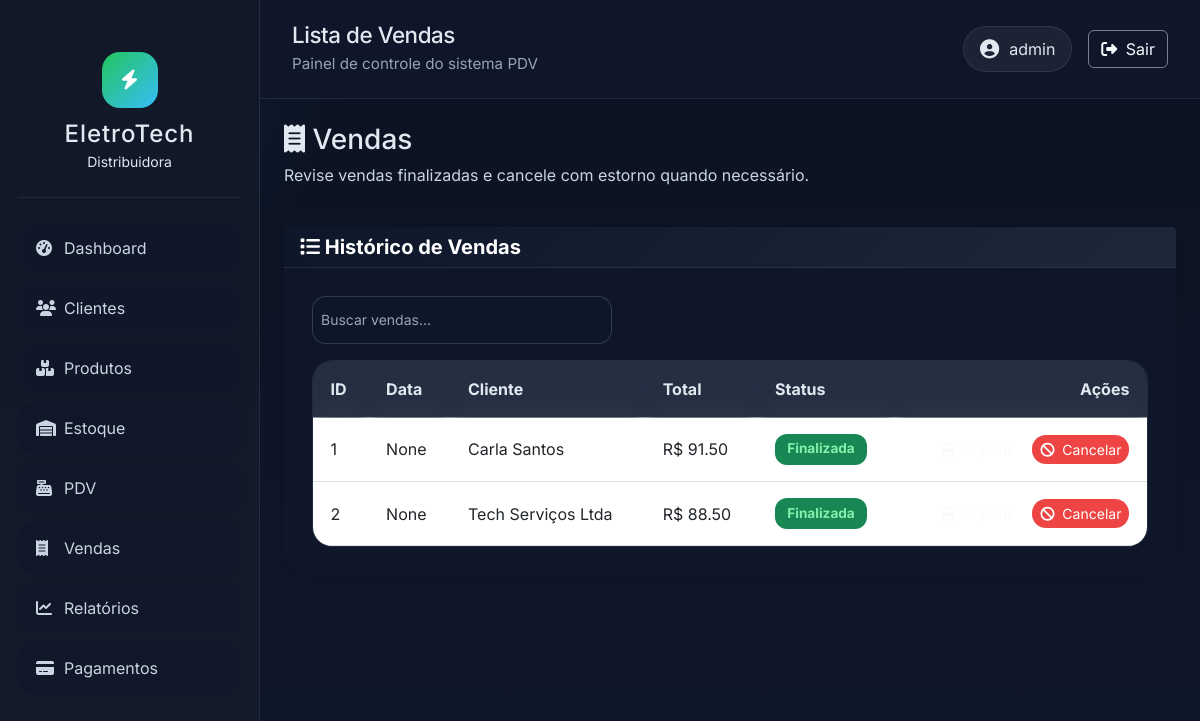
The page /sales_list (signed in) on the database its author committed.
### tables this page shows
CREATE TABLE sales (
        id INTEGER PRIMARY KEY AUTOINCREMENT,
        client_id INTEGER,
        total REAL,
        created_at TEXT
    , discount REAL DEFAULT 0, status TEXT DEFAULT 'Finalizada');

CREATE TABLE clients (
        id INTEGER PRIMARY KEY AUTOINCREMENT,
        name TEXT,
        cpf TEXT UNIQUE,
        email TEXT,
        status TEXT
    , phone TEXT, address TEXT, created_at TEXT DEFAULT CURRENT_TIMESTAMP, gender TEXT DEFAULT 'Masculino', cep TEXT, street TEXT, number TEXT, neighborhood TEXT, city TEXT, state TEXT);

### routes/main.py (the view)
@main.route('/sales_list')
def sales_list():
    if 'user' not in session:
        return redirect('/')
    conn = get_db()
    cur = conn.cursor()
    search = request.args.get('search', '')
    if search:
        cur.execute("SELECT s.*, c.name as client_name FROM sales s LEFT JOIN clients c ON s.client_id = c.id WHERE s.id LIKE ? OR c.name LIKE ? ORDER BY s.created_at DESC", ('%' + search + '%', '%' + search + '%'))
    else:
        cur.execute("SELECT s.*, c.name as client_name FROM sales s LEFT JOIN clients c ON s.client_id = c.id ORDER BY s.created_at DESC")
    sales = cur.fetchall()
    return render_template('sales_list.html', sales=sales, search=search)

### models/database.py (called while the page is built)
def get_db():
    conn = sqlite3.connect(DB)
    conn.row_factory = sqlite3.Row
    return conn

### routes/main.py (called while the page is built)
@main.before_app_request
def require_login():
    if request.endpoint and request.endpoint.startswith('main.'):
        if request.endpoint not in ('main.login', 'main.logout') and 'user' not in session:
            return redirect(url_for('main.login'))

### templates/sales_list.html (shortened to what this page needs)
{% extends "base.html" %}
{% block title %}Lista de Vendas{% endblock %}
{% block content %}
<div class="d-flex justify-content-between align-items-center mb-4">
    <div>
        <h3 class="page-heading"><i class="fas fa-receipt"></i> Vendas</h3>
        <p class="text-muted">Revise vendas finalizadas e cancele com estorno quando necessário.</p>
    </div>
</div>
<div class="card shadow-sm border-0">
    <div class="card-header bg-gradient-secondary text-white">
        <h5 class="mb-0"><i class="fas fa-list"></i> Histórico de Vendas</h5>
    </div>
    <div class="card-body">
        <div class="mb-3">
            <input type="text" id="searchInput" placeholder="Buscar vendas..." class="form-control form-control-sm" value="{{ search }}" style="width: 300px;">
        </div>
        <div class="table-responsive table-scroll">
            <table class="table table-hover align-middle mb-0">
                <thead class="table-header-fixed">
                    <tr>
                        <th>ID</th>
                        <th>Data</th>
                        <th>Cliente</th>
                        <th>Total</th>
                        <th>Status</th>
                        <th class="text-end">Ações</th>
                    </tr>
                </thead>
                <tbody>
                    {% for sale in sales %}
                    <tr>
                        <td>{{ sale.id }}</td>
                        <td>{{ sale.created_at }}</td>
                        <td>{{ sale.client_name or 'Não informado' }}</td>
                        <td>R$ {{ "%.2f"|format(sale.total) }}</td>
                        <td><span class="badge bg-{{ 'success' if sale.status == 'Finalizada' else 'danger' }}">{{ sale.status }}</span></td>
                        <td class="text-end">
                            <a href="{{ url_for('main.receipt', sale_id=sale.id) }}" class="btn btn-outline-light btn-sm me-2"><i class="fas fa-print me-1"></i> Cupom</a>
                            {% if sale.status == 'Finalizada' %}
                            <button class="btn btn-danger btn-sm" data-bs-toggle="modal" data-bs-target="#cancelModal{{ sale.id }}"><i class="fas fa-ban me-1"></i> Cancelar</button>
                            {% endif %}
                        </td>
                    </tr>
                    {% endfor %}
                </tbody>
            </table>
        </div>
    </div>
</div>
{% endblock %}

### static/css/style.css (style rules this page uses)
:root { color-scheme: dark; --bg: #0f172a; --bg-surface: #131a2a; --panel: #17233b; --panel-soft: #1e293b; --border: #334155; --text: #e2e8f0; --muted: #94a3b8; --success: #22c55e; --success-soft: rgba(34, 197, 94, 0.12); --warning: #f59e0b; --danger: #ef4444; --primary: #38bdf8; --shadow: 0 24px 60px rgba(15, 23, 42, 0.28); }
* { box-sizing: border-box; }
body { margin: 0; min-height: 100vh; font-family: 'Inter', sans-serif; background: radial-gradient(circle at top left, rgba(56, 189, 248, 0.12), transparent 25%), linear-gradient(180deg, #0b1221 0%, #0f172a 100%); color: var(--text); }
button, input, textarea, select { font: inherit; }
.card { background: rgba(15, 23, 42, 0.95); border: 1px solid rgba(71, 85, 105, 0.4); border-radius: 24px; box-shadow: var(--shadow); color: var(--text); }
.card-header { background: rgba(15, 23, 42, 0.96); border-bottom: 1px solid rgba(71, 85, 105, 0.35); border-top-left-radius: 24px; border-top-right-radius: 24px; }
.card-header h5, .card-header h4 { margin: 0; font-weight: 700; }
.card-body { padding: 28px; }
.btn-primary, .btn-success, .btn-secondary, .btn-danger { border-radius: 14px; transition: transform 0.15s ease, filter 0.15s ease; }
.btn-danger { background: #ef4444; border: none; }
.table { color: var(--text); margin-bottom: 0; }
.table thead th { background: rgba(71, 85, 105, 0.4); border-color: rgba(71, 85, 105, 0.3); color: #e2e8f0; }
.table tbody tr { background: rgba(15, 23, 42, 0.9); }
.table thead th { color: #e2e8f0; background: rgba(71, 85, 105, 0.4); }
.table-responsive { border: 1px solid rgba(71, 85, 105, 0.35); border-radius: 20px; overflow: hidden; }
.table-scroll { max-height: 460px; overflow-y: auto; }
.table-header-fixed th { position: sticky; top: 0; z-index: 10; background: rgba(71, 85, 105, 0.95); backdrop-filter: blur(10px); border-bottom: 1px solid rgba(71, 85, 105, 0.5); }
.table td, .table th { padding: 1rem 1.1rem; }
.form-control, .form-select, textarea { background: rgba(15, 23, 42, 0.92); border: 1px solid rgba(71, 85, 105, 0.6); color: var(--text); border-radius: 14px; min-height: 48px; }
.form-control::placeholder, .form-select option { color: rgba(226, 232, 240, 0.68); }
.text-muted { color: #cbd5e1 !important; }
.btn-outline-light { color: #f8fafc; border-color: rgba(255, 255, 255, 0.45); }
.badge { border-radius: 12px; padding: 0.65em 0.9em; font-size: 0.85rem; }
.badge.bg-success { background: rgba(34, 197, 94, 0.16); color: #86efac; }
.bg-gradient-secondary { background: linear-gradient(135deg, rgba(15, 23, 42, 0.95), rgba(30, 41, 59, 0.95)); }
.page-heading { margin-bottom: 0.4rem; }

### rows shown on the page
sales: id "1", created_at "None", name "Carla Santos", total "91.50", status "Finalizada"
sales: id "2", created_at "None", name "Tech Serviços Ltda", total "88.50", status "Finalizada"

### other values the page prints
{{ session.user }} "admin"
